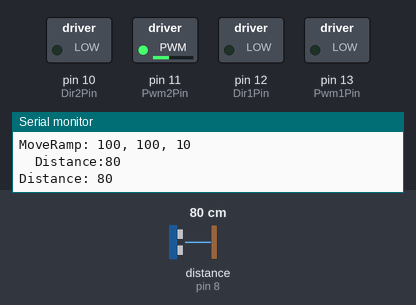
Bench run of a sketch on a simulated Arduino Uno, built with avr-gcc and run on an emulated ATmega328P. Parts: switched loads named in the sketch (green lamp = pin HIGH), the last lines printed to the serial monitor. Wiring (inferred from the names in the program): ultrasonic range finder: trigger pin 9; echo pin 8. The test bench sets the inputs (shaded band); at power-on: distance to the obstacle (sensor on pin 8) 80 cm. The echo pulse lasts 58.3 µs per cm; pins used as bus, display or sensor lines are not drawn.

Above: at 1.8 s.
1.9 s: distance to the obstacle (sensor on pin 8) set to 13 cm
At 2.07 s:
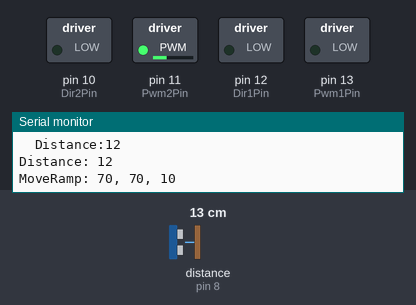
3.7 s: distance to the obstacle (sensor on pin 8) set to 9 cm
At 4.9 s:
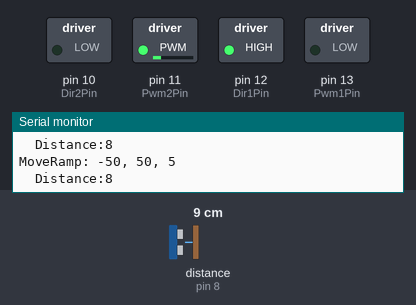
5.9 s: distance to the obstacle (sensor on pin 8) set to 18 cm
7.4 s: distance to the obstacle (sensor on pin 8) set to 22 cm
At 8.1 s:
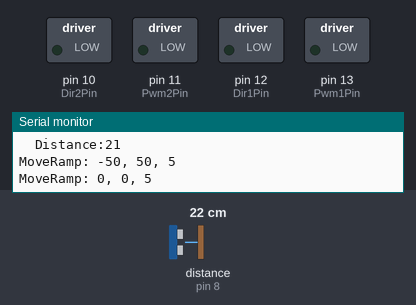
10.4 s: distance to the obstacle (sensor on pin 8) set to 2 cm
At 11.08 s:
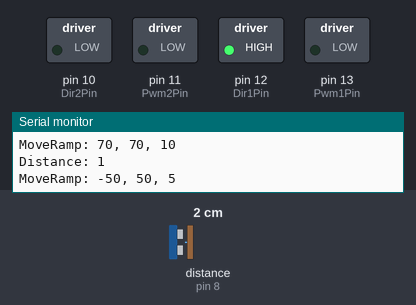
Timing chart, 0 to 13.4 s (numbered marks = the images above; inputs shaded):
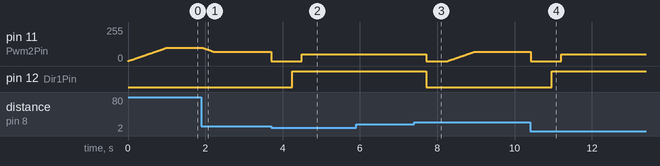

Measured:
- the behaviour switches between 12 and 11 cm on distance to the obstacle (sensor on pin 8) (found by bisection; images 1 and 2)
- the behaviour switches between 20 and 21 cm on distance to the obstacle (sensor on pin 8) (found by bisection; images 2 and 3)
- after the input at 1.9 s, pin 11 (Pwm2Pin): moves from 100/255 to 70/255 over 0.29 s, starting at once
- after the input at 3.7 s, pin 11 (Pwm2Pin): 70/255 → 0/255 at once, → 50/255 0.79 s later; pin 12 (Dir1Pin): LOW → HIGH after 0.55 s
- after the input at 7.4 s, pin 12 (Dir1Pin): HIGH → LOW after 0.32 s
- after the input at 10.4 s, pin 11 (Pwm2Pin): 70/255 → 0/255 at once, → 50/255 0.79 s later; pin 12 (Dir1Pin): LOW → HIGH after 0.56 s

The sketch:

ObstacleAvoiding.ino
```cpp
// (licence header left out)
#include <inttypes.h>

#define DEBUG_LEVEL 2

/* HC-SR04 pin definition */
#define triggerPin   9
#define echoPin      8

/* Motor driver pin definition */
#define Pwm1Pin     13  //M1 Speed Control
#define Pwm2Pin     11  //M2 Speed Control
#define Dir1Pin     12  //M1 Direction Control
#define Dir2Pin     10  //M1 Direction Control

#define MAX_SPEED  100  // speed_limit

static int last_speed1, last_speed2;
int speed_l;
int speed_r;
int dly;
int distance;

void motorInit(void)
{
  pinMode(Dir1Pin, OUTPUT);
  pinMode(Dir2Pin, OUTPUT);
}

void motorMove(int speed1, int speed2)
{

  last_speed1 = speed1;
  last_speed2 = speed2;

  if (speed1 < 0)
  {
    digitalWrite(Dir1Pin, HIGH);
    analogWrite(Pwm1Pin, abs(speed1));
  }
  else
  {
    digitalWrite(Dir1Pin, LOW);
    analogWrite(Pwm1Pin, abs(speed1));
  }

  if (speed2 < 0)
  {
    digitalWrite(Dir2Pin, HIGH);
    analogWrite(Pwm2Pin, abs(speed2));
  }
  else
  {
    digitalWrite(Dir2Pin, LOW);
    analogWrite(Pwm2Pin, abs(speed2));
  }

}

void motorMoveRamp(int speed1, int speed2, int dly)
{
  int temp_speed1 = last_speed1;
  int temp_speed2 = last_speed2;

  Serial.print("MoveRamp: ");
  Serial.print(speed1, DEC);
  Serial.print(", ");
  Serial.print(speed2, DEC);
  Serial.print(", ");
  Serial.println(dly, DEC);
  while ((speed1 != temp_speed1) ||
         (speed2 != temp_speed2))
   {
      if (temp_speed1 > speed1)
        temp_speed1--;
      else if (temp_speed1 < speed1)
        temp_speed1++;

      if (temp_speed2 > speed2)
        temp_speed2--;
      else if (temp_speed2 < speed2)
        temp_speed2++;
      motorMove(temp_speed1, temp_speed2);
      delay(dly);
   }
}

void setup() {

  Serial.begin(38400);                 // Sets the baud rate to 38400
  motorInit();
  initHCSR04();
  speed_l = 0;
  speed_r = 0;
  Serial.println("MURCS obstacle Avoiding Version 1.0");
}


void loop()
{
  int i;

  distance = getDistance();  // get distance
  Serial.print("Distance: ");
  Serial.println(distance, DEC);
/*
  Serial.println("Forward increase: ");
  for(i= 0; i <= MAX_SPEED; i+= 10)
  {
    motorMove(i,i);
    delay(200);
  }
  Serial.println("Forward decrease: ");
  for(i= MAX_SPEED; i >= 0 ; i-= 10)
  {
    motorMove(i,i);
    delay(200);
  }
  delay(2000);
  Serial.println("Backward increase: ");
  for(i= 0; i >= -MAX_SPEED ; i-= 10)
  {
    motorMove(i,i);
    delay(200);
  }
  Serial.println("Backward decrease: ");
  for(i= -MAX_SPEED; i <= 0 ; i+= 10)
  {
    motorMove(i,i);
    delay(200);
  }
  delay(2000);
*/

  if (distance > 0)
  {
  if (distance <= 10)
  {
    motorMove(0,0);
    delay(500);
    speed_l = -50;
    speed_r = 50;
    dly = 5;
    do {
      distance = getDistance();  // get distance
      delay(40);
//      motorMove(speed_l, speed_r);
      motorMoveRamp(speed_l, speed_r, dly);
    } while(distance < 20);
    speed_l = 0;
    speed_r = 0;
//    motorMove(speed_l,speed_r);
    motorMoveRamp(speed_l, speed_r, dly);
    delay(500);
  }
  else if (distance < 30)
  {
    speed_l = 70;
    speed_r = 70;
  }
  else
  {
    speed_l = MAX_SPEED;
    speed_r = MAX_SPEED;
  }
  dly = 10;
//  motorMove(speed_l, speed_r);
  motorMoveRamp(speed_l, speed_r, dly);
  }

  delay(40);

}

void initHCSR04()
{
  pinMode(triggerPin, OUTPUT);
  pinMode(echoPin, INPUT);
  digitalWrite(triggerPin, LOW);
}

int microsecondsToInches(int microseconds)
{
  // According to Parallax's datasheet for the PING))), there are
  // 73.746 microseconds per inch (i.e. sound travels at 1130 feet per
  // second).  This gives the distance travelled by the ping, outbound
  // and return, so we divide by 2 to get the distance of the obstacle.
  return microseconds / 74 / 2;
}

int microsecondsToCentimeters(int microseconds)
{
  // The speed of sound is 340 m/s or 29 microseconds per centimeter.
  // The ping travels out and back, so to find the distance of the
  // object we take half of the distance travelled.
  return microseconds / 29 / 2;
}

int getDistance()
{
  int pulsein, distcm;
  // The HC-SR04 is triggered by a HIGH pulse of 10 or more microseconds.
  digitalWrite(triggerPin, HIGH);
  delayMicroseconds(10);
  digitalWrite(triggerPin, LOW);

  // The same pin is used to read the signal from the HC-SR04 a HIGH
  // pulse whose duration is the time (in microseconds) from the sending
  // of the ping to the reception of its echo off of an object.
  pulsein = pulseIn(echoPin, HIGH);
  distcm = microsecondsToCentimeters(pulsein);
#if (DEBUG_LEVEL >= 1)
  if (distcm > 4 && distcm < 200)
  {
    Serial.print("\tDistance:");
    Serial.println(distcm,DEC);        // use the DEC option to convert a byte to a decimal number
  }
#endif
  return distcm;
}
```
